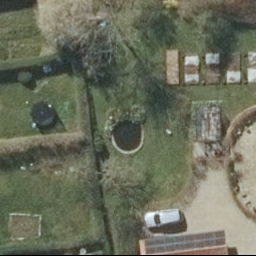
#> input picture training_patches_rotation/ponds/2DJK4I_180.png, 256 x 256 px; its folder holds only this picture in this run
$ jupyter execute --allow-errors augment_data.ipynb
#> lines starting #> are read from the running program, lines starting #| are printed output that depends on the picture
[cell 1]
from PIL import Image
import numpy as np
import os
import PIL
from PIL import Image, ImageEnhance

[cell 2]
# [4 lines of commented-out code are left out]

[cell 3]
import PIL

def rotateDirectory(directory,folder):

    directory = directory + folder

    for file in os.scandir(directory):
        filepath = os.fsdecode(file)
        pathname, extension = os.path.splitext(filepath)

        if(filepath.endswith(".jpg") or filepath.endswith(".png")):
                img = Image.open(filepath)
                img_180 = img.rotate(180, expand = 0)
                img_45 = img.rotate(45, expand = 1)
                img_90 = img.rotate(90, expand = 0)
                img_135 = img.rotate(135, expand = 1)
                img_270 = img.rotate(270, expand = 0)
                pathname, extension = os.path.splitext(filepath)
                filename = str(pathname.split('/')[2])


                img_180.save("training_patches_rotation/"+ folder +"/" + filename + "_180" +".png")
                #img_135.save("training_patches_rotation/"+ folder +"/" + filename + "_135" +".png")
                img_90.save("training_patches_rotation/"+ folder +"/" +filename + "_90" +".png")
                #img_45.save("training_patches_rotation/"+ folder +"/" +filename + "_45" +".png")
                img_270.save("training_patches_rotation/"+ folder +"/" +filename + "_270" +".png")


# [4 lines of commented-out code are left out]

[cell 4]
import PIL

# [100 lines left out: function moveImageContentForDirectory, not called in this run]


# [4 lines of commented-out code are left out]

[cell 5]
# [26 lines left out: functions zoom_at, zoomImagesForDirectory, not called in this run]

# [4 lines of commented-out code are left out]

[cell 6]
from PIL import Image, ImageEnhance


# [24 lines left out: function changeBrightnessForDirectory, not called in this run]

[cell 7]
def zoom_at(img, x, y, zoom):
    w, h = img.size
    zoom2 = zoom * 2
    img = img.crop((x - w / zoom2, y - h / zoom2,
                    x + w / zoom2, y + h / zoom2))
    return img.resize((w, h), Image.LANCZOS)


def combineAllSteps(directory,folder):

    directory = directory + folder

    for file in os.scandir(directory):
        filepath = os.fsdecode(file)
        pathname, extension = os.path.splitext(filepath)

        if(filepath.endswith(".jpg") or filepath.endswith(".png")):
                img = Image.open(filepath)
                #image brightness enhancer
                enhancer = ImageEnhance.Brightness(img)

                factor = 1.2 #brightens the image
                im_bright = enhancer.enhance(factor)
                img_180_bright = im_bright.rotate(180, expand = 0)
                img_180_bright_zmd = zoom_at(img_180_bright, 128, 128, 1.2)

                #left25
                left = 25
                top = 0
                right = 256
                bottom = 256
                im1 = img_180_bright_zmd.crop((left, top, right, bottom))
                im2 = Image.new('RGB', (25, 256))
                comb = Image.new('RGB', (im1.width + im2.width, im1.height))
                comb.paste(im1, (0, 0))
                comb.paste(im2, (im1.width, 0))

                pathname, extension = os.path.splitext(filepath)
                filename = str(pathname.split('/')[2])

                comb.save("training_patches_combined/"+ folder +"/" + filename + "_comb" +".png")


combineAllSteps("training_patches/", "ponds")
#> in combineAllSteps, img is the input picture: PIL image 256x256 RGB; mean R, G, B 106.3, 110.4, 91.5
#> in combineAllSteps, `im_bright = enhancer.enhance(factor)`:
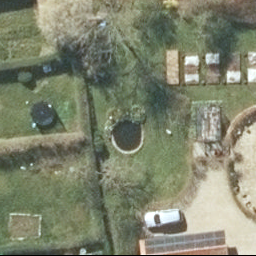
#> im_bright: PIL image 256x256 RGB; mean R, G, B 127.1, 132, 109.3
#> in combineAllSteps, `img_180_bright = im_bright.rotate(180, expand = 0)`:
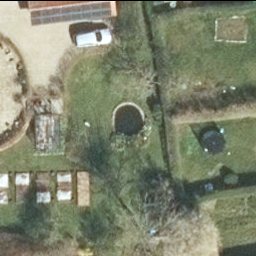
#> img_180_bright: PIL image 256x256 RGB; mean R, G, B 127.1, 132, 109.3
#> in zoom_at, `img = img.crop((x - w / zoom2, y - h / zoom2, x + w / zoom2, y + h / z..`:
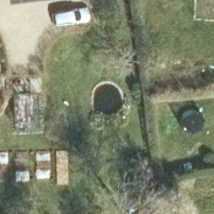
#> img: PIL image 214x214 RGB; mean R, G, B 123.9, 130.2, 107.5
#> in combineAllSteps, `im1 = img_180_bright_zmd.crop((left, top, right, bottom))`:
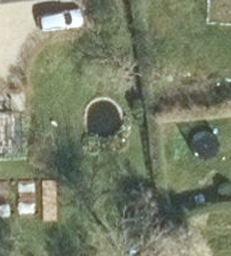
#> im1: PIL image 231x256 RGB; mean R, G, B 121.3, 128.4, 105.3
#> in combineAllSteps, `im2 = Image.new('RGB', (25, 256))`: im2: PIL image 25x256 RGB; every value is 0
#> in combineAllSteps, `comb = Image.new('RGB', (im1.width + im2.width, im1.height))`: comb: PIL image 256x256 RGB; every value is 0
#> in combineAllSteps, `comb.paste(im1, (0, 0))`:
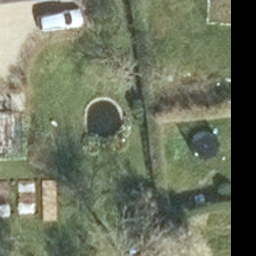
#> comb: PIL image 256x256 RGB; mean R, G, B 109.5, 115.9, 95
#> (the rest of this cell did not finish here and is left out)

combineAllSteps("training_patches/", "pools")
combineAllSteps("training_patches/", "solar")

[cell 8]
#Create folder structure
def  createFolder(dirName):


    # Create target directory & all intermediate directories if don't exists
    try:
        os.makedirs(dirName)
        print("Directory " , dirName ,  " Created ")
    except FileExistsError:
        print("Directory " , dirName ,  " already exists")


    # Create target directory & all intermediate directories if don't exists
    if not os.path.exists(dirName):
        os.makedirs(dirName)
        print("Directory " , dirName ,  " Created ")
    else:
        print("Directory " , dirName ,  " already exists")

def createFolderStructure():
    new_directories = [
        'training_patches_brightnessdown',
        'training_patches_brightnessup',
        'training_patches_combined',
        'training_patches_down', 'training_patches_up',
        'training_patches_right',
        'training_patches_left',
        'training_patches_rotation',
        'training_patches_zoom']
    subfolders = ["background","solar", "ponds", "trampoline", "pools"]

    for d in new_directories:
        for folder in subfolders:
            path = os.path.join(d, folder)
            createFolder(path)


createFolderStructure()
directory = "training_patches/"
list_of_patches = ["solar", "ponds", "trampoline", "pools"]


#> (the rest of this cell did not finish here and is left out)

    moveImageContentForDirectory(directory, p)
    zoomImagesForDirectory(directory,p)
    changeBrightnessForDirectory(directory, p)

$ run again, on training_patches_rotation/solar/F0KOY0_90.png
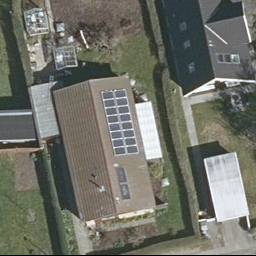
#> input picture training_patches_rotation/solar/F0KOY0_90.png, 256 x 256 px
#> in rotateDirectory, img is the input picture: PIL image 256x256 RGB; mean R, G, B 110.5, 112.2, 102.7
#> img: PIL image 170x170 RGB
#> in changeBrightnessForDirectory, `im_dark = enhancer.enhance(factor)`:
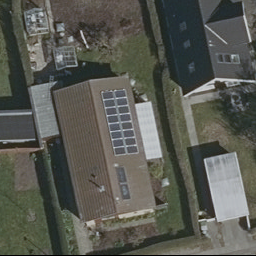
#> im_dark: PIL image 256x256 RGB; mean R, G, B 88, 89.4, 81.7
#> in changeBrightnessForDirectory, `im_bright = enhancer.enhance(factor)`:
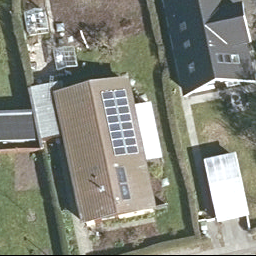
#> im_bright: PIL image 256x256 RGB; mean R, G, B 131.4, 133.1, 121.5

$ run again, on training_patches_rotation/ponds/2DJK4I_270.png
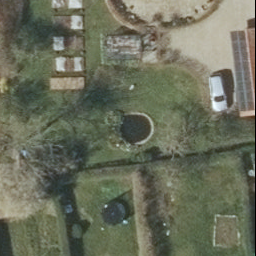
#> input picture training_patches_rotation/ponds/2DJK4I_270.png, 256 x 256 px
#> in combineAllSteps, img is the input picture: PIL image 256x256 RGB; mean R, G, B 106.3, 110.4, 91.5
#> img: PIL image 214x214 RGB
#> in combineAllSteps, `im1 = img_180_bright_zmd.crop((left, top, right, bottom))`:
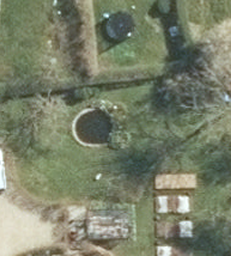
#> im1: PIL image 231x256 RGB; mean R, G, B 121.4, 128.1, 105.1
#> im2: PIL image 25x256 RGB; every value is 0
#> in combineAllSteps, `comb.paste(im1, (0, 0))`:
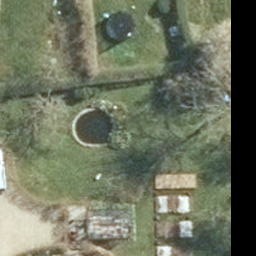
#> comb: PIL image 256x256 RGB; mean R, G, B 109.5, 115.6, 94.8
